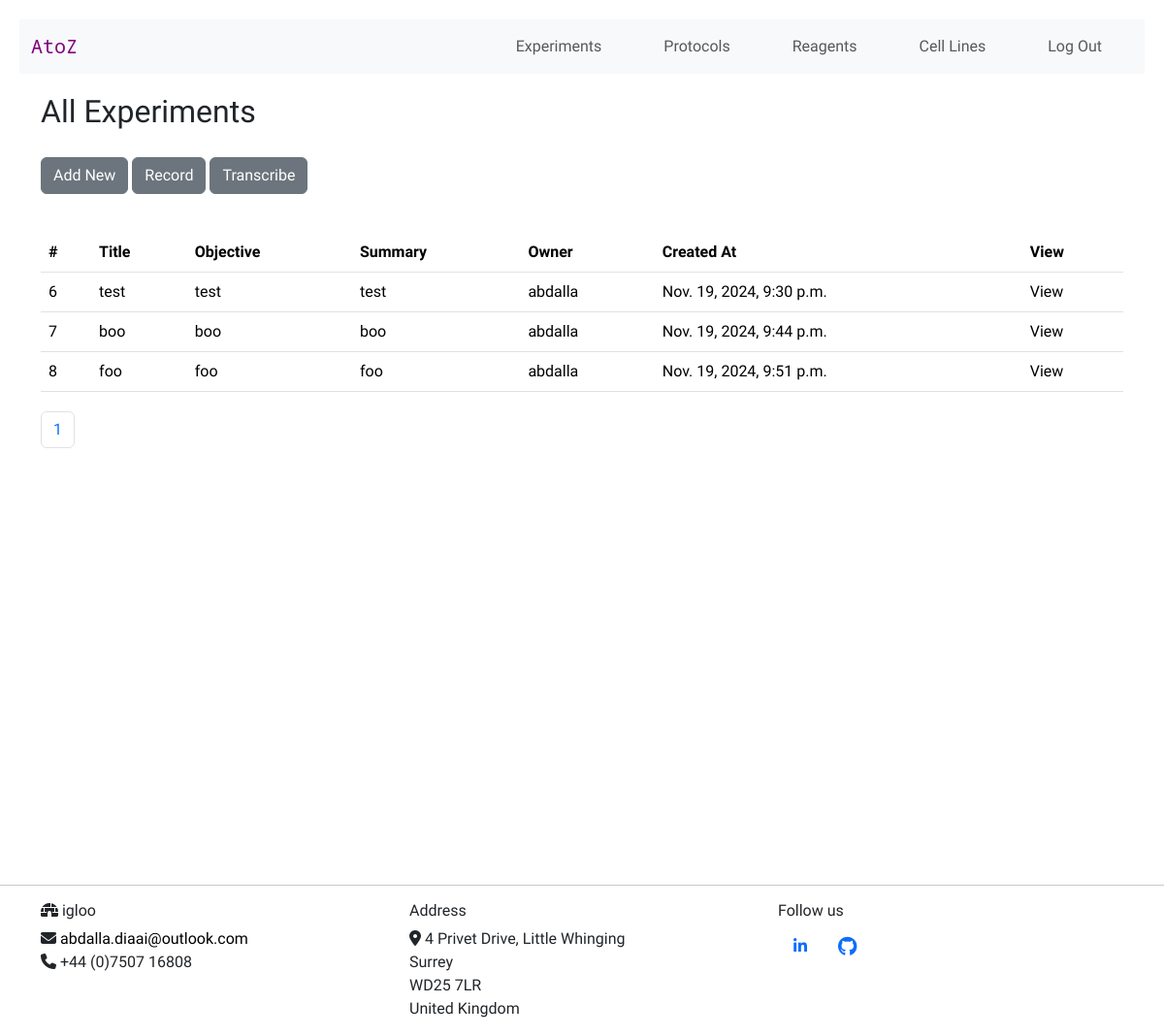
/view_experiments (signed in), run on an earlier commit of the app's database.
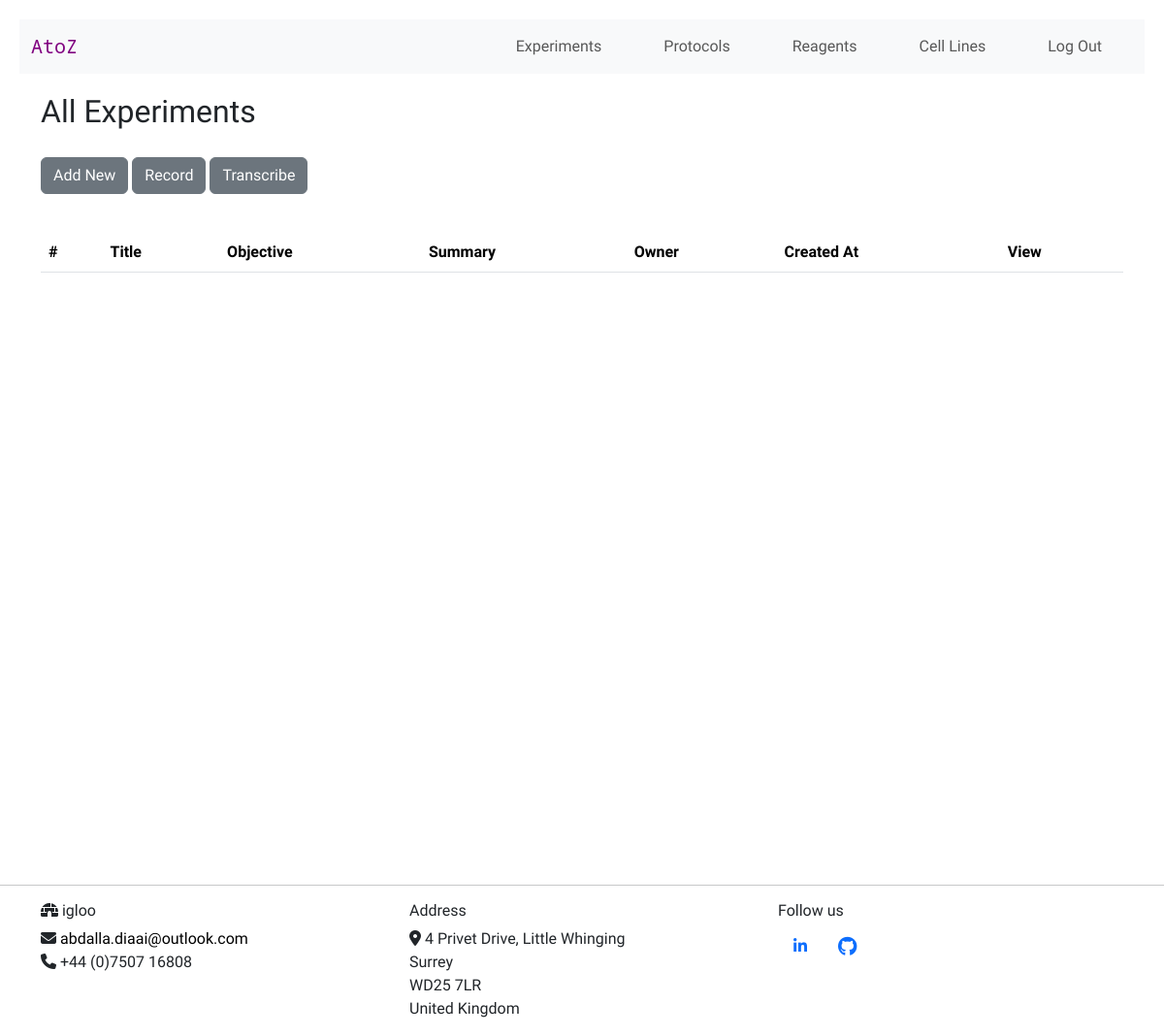
And on a later commit of the database.
### reagents/models.py (models this page shows, shortened)
class TimeStampedModel(models.Model):
    created_at = models.DateTimeField(auto_now_add=True)
    updated_at = models.DateTimeField(auto_now=True)
    class Meta:
        abstract = True

class Experiment(TimeStampedModel):
    created = TimeStampedModel.created_at
    title = models.CharField(max_length=300, blank=True, null=True)
    objective = models.TextField(blank=True, null=True)
    methods = models.TextField(blank=True, null=True)
    results = models.TextField(blank=True, null=True)
    summary = models.TextField(blank=True, null=True)
    upload = models.FileField(upload_to="docx/", blank=True)
    owner = models.ForeignKey(settings.AUTH_USER_MODEL, on_delete=models.CASCADE, null=True)

class User(AbstractUser):
    pass

### reagents/views.py (the view)
# urls.py: path("view_experiments", views.view_experiments, name="view_experiments"),
@login_required
def view_experiments(request):
    experiments = Experiment.objects.all()
    paginator = Paginator(experiments, 10)
    page_number = request.GET.get("page")
    page_obj = paginator.get_page(page_number)
    return render(
        request,
        "reagents/experiments.html",
        {"page_obj": page_obj, "paginator": paginator,
         "search_form": ReagentSearch(),
         },
    )

### reagents/templates/reagents/experiments.html (shortened to what this page needs)
{% extends "reagents/layout.html" %}
{% load static %}
{% block body %}
<h2>All Experiments</h2>
<a class="btn btn-secondary" href="{% url 'index' %}">Add New</a>
<a class="btn btn-secondary" id="record" href="{% url 'record_audio' %}">Record</a>
<a class="btn btn-secondary" href="{% url 'transcribe' %}">Transcribe</a>
{% if user.is_authenticated %}
<div>
    <table id="table" class="table" id="table" data-toggle="table" data-search="true">
        <thead>
            <tr>
                <th scope="col">#</th>
                <th scope="col">Title</th>
                <th scope="col">Objective</th>
                <th scope="col">Summary</th>
                <th scope="col">Owner</th>
                <th scope="col">Created At</th>
                <th scope="col">View</th>
            </tr>
        </thead>
        <tbody>
            {% for experiment in page_obj %}
            <tr>
                <td>{{ experiment.id }}</td>
                <td>{{ experiment.title }}</td>
                <td>{{ experiment.objective }}</td>
                <td>{{ experiment.summary }}</td>
                <td>{{ experiment.owner }}</td>
                <td>{{ experiment.created }}</td>
                <td><a id="view" href="{% url 'view_experiment' experiment.id %}">View</a></td>
            </tr>
            {% endfor %}
        </tbody>
    </table>
</div>
{% if paginator.count > 0 %}
<nav aria-label="Page navigation example">
    <ul class="pagination">
        {% for page_number in paginator.page_range %}
        {% if page.obj.number == page_number %}
        <li class="page-item active"><a class="page-link" href="">{{ page_number }}</a></li>
        {% else %}
        <li class="page-item"><a class="page-link" href="?page={{ page_number }}">{{ page_number }}</a></li>
        {% endif %}
        {% endfor %}
    </ul>
</nav>
{% endif %}
{% endif %}
{% endblock %}

What changed in the data, as far as the page shows it:
removed Experiment: id "6", title "test", objective "test", summary "test", owner "abdalla", created "Nov. 19, 2024, 9:30 p.m."
removed Experiment: id "7", title "boo", objective "boo", summary "boo", owner "abdalla", created "Nov. 19, 2024, 9:44 p.m."
removed Experiment: id "8", title "foo", objective "foo", summary "foo", owner "abdalla", created "Nov. 19, 2024, 9:51 p.m."
Also different on the page:
list line gone: "1"
